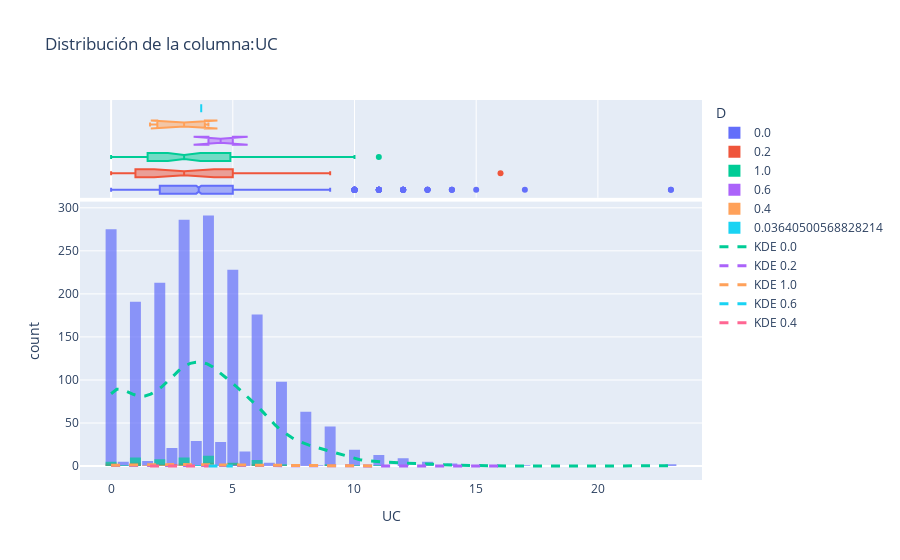

The code cell stored with this chart in its notebook:
### Code cell
visualization.plot_interactive_histogram(datos_imputados, column='UC', group_by='D', bins=60)
